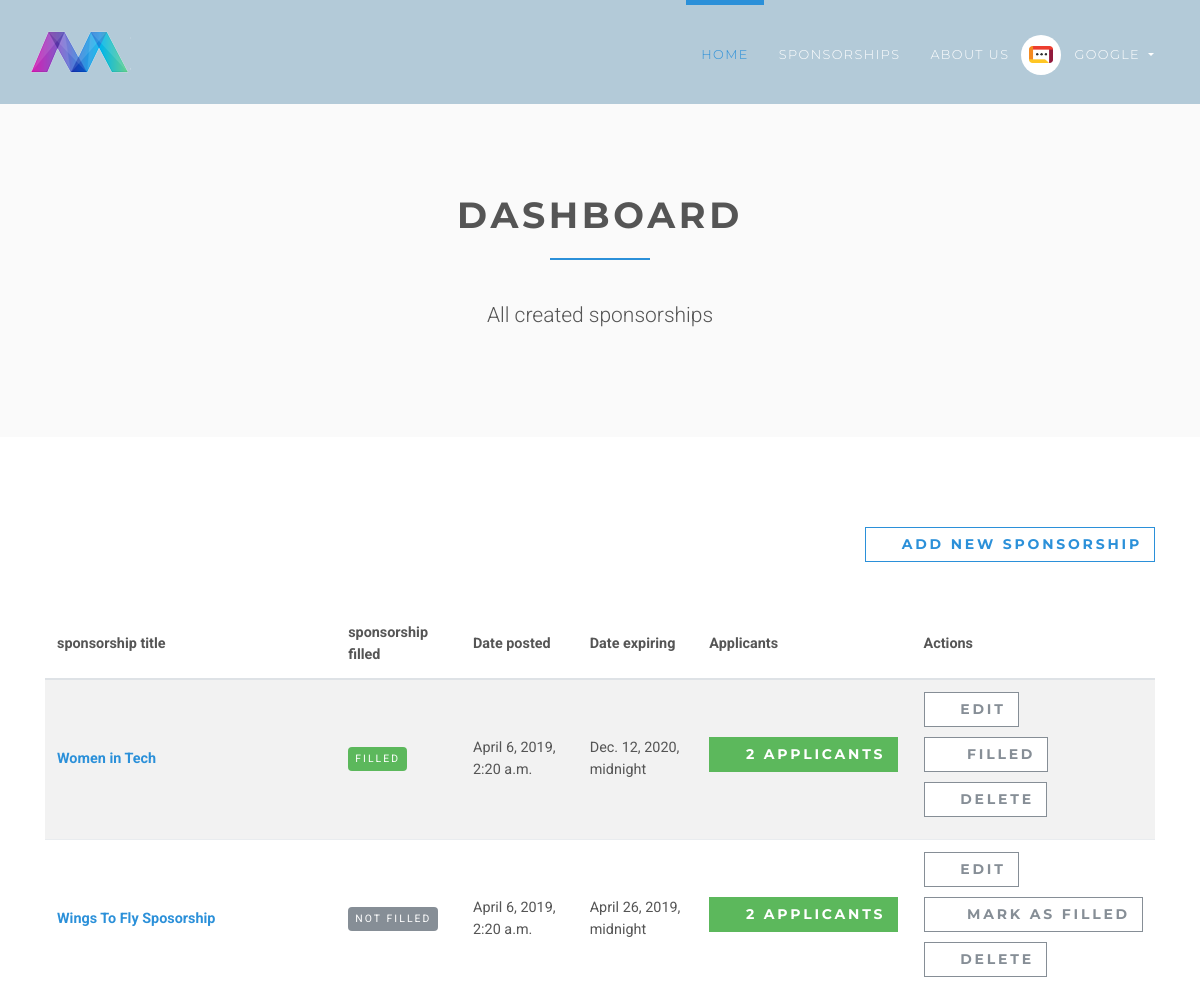
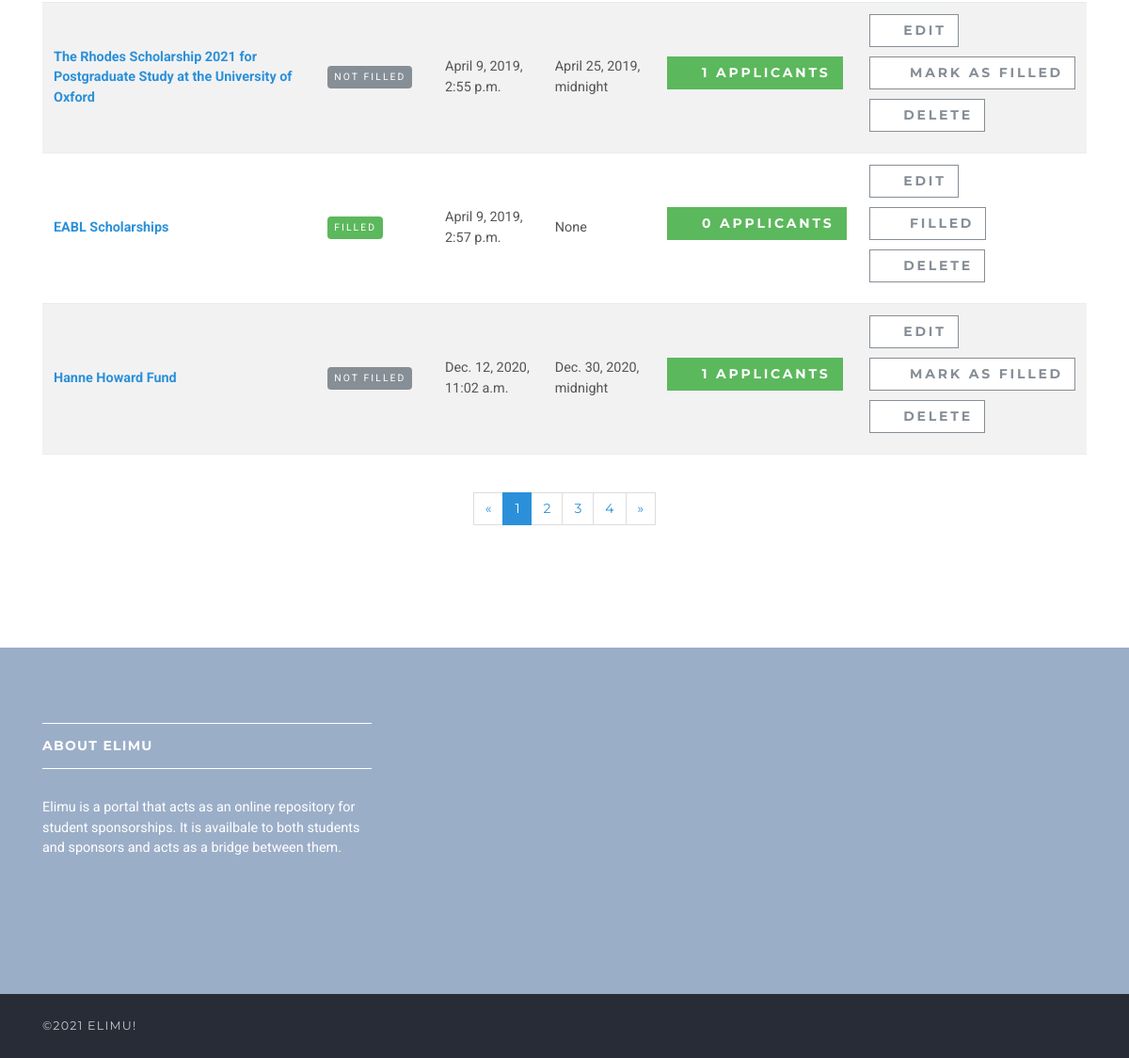
Page /en/employer/dashboard/ (signed in) on the committed database (2 pictures, top to bottom).
### accounts/models.py (models this page shows, shortened)
class User(AbstractUser):
    username = None
    role = models.CharField(max_length=12, error_messages={"required": "Role must be provided"})
    gender = models.CharField(max_length=10, blank=True, null=True, default="")
    email = models.EmailField(
        unique=True,
        blank=False,
        error_messages={
            "unique": "A user with that email already exists.",
        },
    )
    USERNAME_FIELD = "email"
    REQUIRED_FIELDS = []
    objects = UserManager()

### jobsapp/models.py (models this page shows, shortened)
class Job(models.Model):
    user = models.ForeignKey(User, on_delete=models.CASCADE)
    title = models.CharField(max_length=300)
    description = models.TextField()
    location = models.CharField(max_length=150)
    type = models.CharField(choices=JOB_TYPE, max_length=10)
    category = models.CharField(max_length=100)
    last_date = models.DateTimeField()
    company_name = models.CharField(max_length=100)
    company_description = models.CharField(max_length=300)
    website = models.CharField(max_length=100, default="")
    created_at = models.DateTimeField(default=timezone.now)
    filled = models.BooleanField(default=False)
    salary = models.IntegerField(default=0, blank=True)
    tags = models.ManyToManyField(Tag)
    objects = JobManager()
    class Meta:
        ordering = ["id"]

### jobsapp/views/employer.py (the view)
# urls.py: path("", DashboardView.as_view(), name="employer-dashboard"),
class DashboardView(ListView):
    model = Job
    template_name = "jobs/employer/dashboard.html"
    context_object_name = "jobs"
    @method_decorator(login_required(login_url=reverse_lazy("accounts:login")))
    @method_decorator(user_is_employer)
    def dispatch(self, request, *args, **kwargs):
        return super().dispatch(self.request, *args, **kwargs)
    def get_queryset(self):
        return self.model.objects.filter(user_id=self.request.user.id)

### templates/jobs/employer/dashboard.html (shortened to what this page needs)
{% extends 'base.html' %}
{% load static %}
{% block content %}
    <section class="bg-light-gray">
        <div class="container">
            <div class="row">
                <div class="col-lg-8 mx-auto">
                    <h1 class="heading">Dashboard</h1>
                    <p class="lead text-center">All created sponsorships</p>
                </div>
            </div>
        </div>
    </section>
    <section>
        <div class="container">
            <div class="row">
                <div class="col-lg-12 text-right mb-5">
                    <a href="{% url 'jobs:employer-jobs-create' %}" class="btn btn-outline-white-primary">
                        <i class="fa fa-plus"></i>Add new sponsorship
                    </a>
                </div>
                <div class="col-lg-12">
                    <div class="table-responsive">
                        <table class="table table-striped table-hover table-client-dashboard">
                            <thead>
                            <tr>
                                <th>sponsorship title</th>
                                <th>sponsorship filled</th>
                                <th>Date posted</th>
                                <th>Date expiring</th>
                                <th>Applicants</th>
                                <th>Actions</th>
                            </tr>
                            </thead>
                            <tbody>
                            {% for job in jobs %}
                                <tr>
                                    <th><a href="{% url 'jobs:jobs-detail' job.id %}">{{ job.title }}</a>
                                    </th>
                                    <td>
                                        {% if job.filled %}
                                            <span class="badge badge-success">Filled</span>
                                        {% else %}
                                            <span class="badge badge-secondary">Not Filled</span>
                                        {% endif %}
                                    </td>
                                    <td>{{ job.created_at }}</td>
                                    <td>{{ job.last_date }}</td>
                                    <td>
                                        <a href="{% url 'jobs:employer-dashboard-applicants' job.id %}"
                                           class="btn btn-success">
                                            <i class="fa fa-users"></i>{{ job.applicants.count }}
                                            <span class="hidden-xs hidden-sm">Applicants</span>
                                        </a>
                                    </td>
                                    <td>
                                        <a href="{% url 'jobs:employer-jobs-edit' job.id %}" class="btn btn-outline-white-secondary">
                                            <i class="fa fa-edit"></i>Edit
                                        </a>
                                        <br>
                                        {% if job.filled %}
                                            <a href="{% url 'jobs:job-mark-filled' job.id %}"
                                               class="btn btn-outline-white-secondary">
                                                <i class="fa fa-check-circle-o"></i>
                                                <span class="hidden-xs hidden-sm">Filled</span>
                                            </a><br>
                                        {% else %}
                                            <a href="{% url 'jobs:job-mark-filled' job.id %}"
                                               class="btn btn-outline-white-secondary">
                                                <i class="fa fa-check-circle-o"></i>
                                                <span class="hidden-xs hidden-sm">Mark as </span>filled
                                            </a><br>
                                        {% endif %}
                                        <a href="#" class="btn btn-outline-white-secondary">
                                            <i class="fa fa-times-circle-o"></i>Delete
                                        </a>
                                    </td>
                                </tr>
                            {% endfor %}
                            </tbody>
                        </table>
                    </div>
                    <div class="pages">
                        <nav aria-label="Page navigation example" class="d-flex justify-content-center mt-4 mb-4">
                            <ul class="pagination">
                                <li class="page-item"><a href="#" aria-label="Previous" class="page-link"><span
                                        aria-hidden="true">«</span><span class="sr-only">Previous</span></a></li>
                                <li class="page-item active"><a href="#" class="page-link">1</a></li>
                                <li class="page-item"><a href="#" class="page-link">2</a></li>
                                <li class="page-item"><a href="#" class="page-link">3</a></li>
                                <li class="page-item"><a href="#" class="page-link">4</a></li>
                                <li class="page-item"><a href="#" aria-label="Next" class="page-link"><span
                                        aria-hidden="true">»</span><span class="sr-only">Next</span></a></li>
                            </ul>
                        </nav>
                    </div>
                </div>
            </div>
        </div>
    </section>
{% endblock %}

### templates/base.html (shortened to what this page needs)
{% load static %}
{% load static i18n %}
{% get_current_language as LANGUAGE_CODE %}
<!DOCTYPE html>
<html lang="{{ LANGUAGE_CODE }}">
<head>
    <link rel="stylesheet"
          href="{% static 'vendor/bootstrap/css/bootstrap.min.css' %}">
    <link rel="stylesheet"
          href="{% static 'vendor/font-awesome/css/font-awesome.min.css' %}">
    <link rel="stylesheet" href="{% static 'vendor/owl.carousel/assets/owl.carousel.css' %}">
    <link rel="stylesheet" href="{% static 'vendor/owl.carousel/assets/owl.theme.default.css' %}">
    <link rel="stylesheet" href="{% static 'css/style.default.css' %}" id="theme-stylesheet">
    <link rel="stylesheet" href="{% static 'css/custom.css' %}">
    <link rel="stylesheet" href="https://cdnjs.cloudflare.com/ajax/libs/toastr.js/latest/toastr.min.css"/>
</head>
<body>
<header class="header">
    <nav class="navbar navbar-expand-lg">
        <div class="container-fluid">
            <a href="{% url 'jobs:home' %}" class="navbar-brand">
                <img src="{% static 'img/logo-small.png' %}" alt="logo" class="d-none d-lg-block">
            </a>
            <div id="navbarSupportedContent" class="collapse navbar-collapse">
                <ul class="navbar-nav ml-auto">
                    <li class="nav-item active">
                        <a href="{% url 'jobs:home' %}" class="nav-link">Home <span class="sr-only">(current)</span></a>
                    </li>
                    <li class="nav-item">
                        <a href="{% url 'jobs:jobs' %}" class="nav-link">Sponsorships</a>
                    </li>
                    <li class="nav-item">
                        <a href="/{{ LANGUAGE_CODE }}/about-us/" class="nav-link">About Us</a>
                    </li>
                    {% if request.user.is_authenticated and request.user.role == 'employer' %}
                        <li class="nav-item dropdown">
                            <a id="clientZone" href="#" data-toggle="dropdown"
                               aria-haspopup="true" aria-expanded="false"
                               class="nav-link dropdown-toggle has-img mb-3 mb-lg-0 mt-3 mt-lg-0">
                                <div class="client-menu-image">
                                    <div class="inner">
                                        <img src="{% static 'img/company-1.png' %}"
                                             alt="company image"
                                             class="img-fluid">
                                    </div>
                                </div>
                                {% if request.user.role == 'employee' %}
                                    {{ request.user.first_name }} {{ request.user.last_name }}
                                {% else %}
                                    {{ request.user.first_name }}
                                {% endif %}
                            </a>
                        </li>
                    {% endif %}
                </ul>
            </div>
        </div>
    </nav>
</header>
<div>
    {% block content %} {% endblock %}
</div>
<footer class="footer">
    <div class="footer__block">
        <div class="container">
            <div class="row">
                <div class="col-lg-4 col-md-12 mb-5">
                    <h4 class="h5">About Elimu</h4>
                    <p> Elimu is a portal that acts as an online repository for student sponsorships. It is availbale to both students and sponsors
                        and acts as a bridge between them. </p>
                </div>
            </div>
        </div>
    </div>
    <div class="footer__copyright">
        <div class="container">
            <div class="row">
                <div class="col-md-4 text-md-left text-center">
                    <p>&copy;{% now "Y" %} Elimu!</p>
                </div>
            </div>
        </div>
    </div>
</footer>
</body>
</html>

### rows in the picture
User: user.first_name "GOOGLE"
Job: title "Women in Tech", filled "FILLED", created_at "April 6, 2019, 2:20 a.m.", last_date "Dec. 12, 2020, midnight", applicants.count "2"
Job: title "Wings To Fly Sposorship", filled "NOT FILLED", created_at "April 6, 2019, 2:20 a.m.", last_date "April 26, 2019, midnight", applicants.count "2"
Job: title "The Rhodes Scholarship 2021 for Postgraduate Study at the University of Oxford", filled "NOT FILLED", created_at "April 9, 2019, 2:55 p.m.", last_date "April 25, 2019, midnight", applicants.count "1"
Job: title "EABL Scholarships", filled "FILLED", created_at "April 9, 2019, 2:57 p.m.", last_date "None", applicants.count "0"
Job: title "Hanne Howard Fund", filled "NOT FILLED", created_at "Dec. 12, 2020, 11:02 a.m.", last_date "Dec. 30, 2020, midnight", applicants.count "1"
